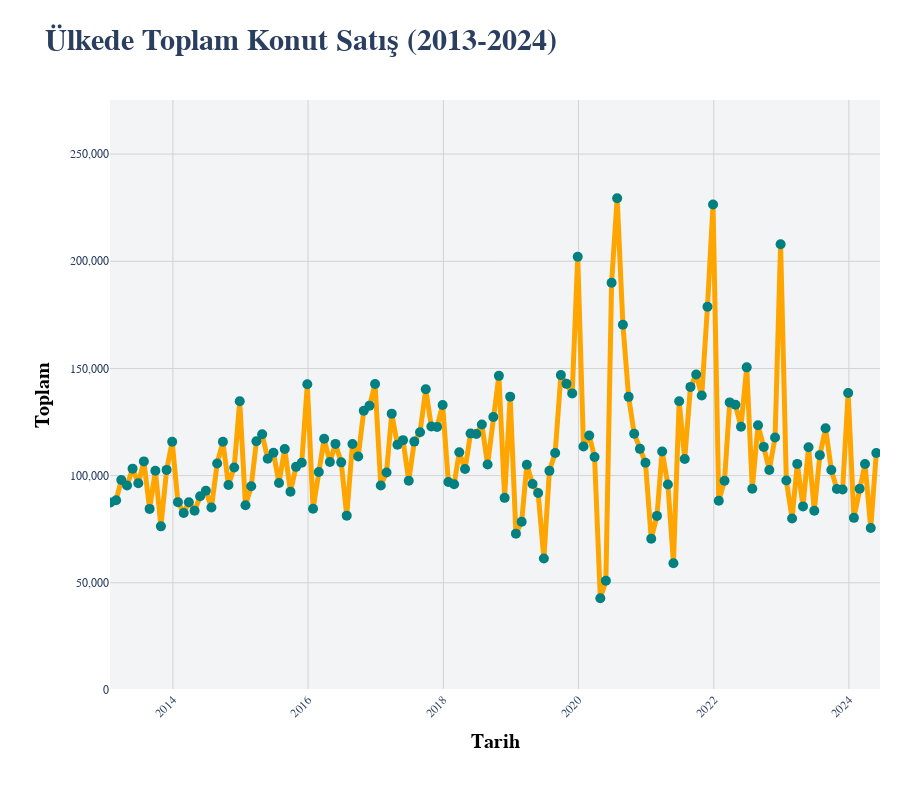

Here is the notebook cell this chart was saved with:
### Code cell
df_totals_total, df_totals_cities, df_granular, df_granular_cities = sales_by_cities_df()
total_sales_plot(df_granular).show()

### Figure 1 — Plotly figure (JSON) as saved in the notebook; plotly's stock layout.template omitted (floating-point values rounded to 4 significant figures; data arrays with more than 128 entries replaced by an {"elided": "..."} marker saying what was removed)
{"data": [{"line": {"color": "orange", "width": 5}, "marker": {"color": "teal", "size": 10}, "mode": "lines+markers", "name": "Ülkede Toplam Konut Satış", "type": "scatter", "x": {"elided": "137 str values"}, "y": {"elided": "137 int values"}}], "layout": {"height": 800, "hovermode": "x", "legend": {"font": {"family": "Verdana", "size": 12}, "x": 0.99, "xanchor": "right", "y": 0.99, "yanchor": "top"}, "margin": {"b": 110, "l": 110, "r": 20, "t": 100}, "plot_bgcolor": "#f3f4f6", "title": {"font": {"family": "Verdana", "size": 30, "weight": "bold"}, "text": "Ülkede Toplam Konut Satış (2013-2024)"}, "xaxis": {"gridcolor": "lightgray", "range": ["2013-01-26T00:00:00", "2024-06-17T00:00:00"], "showgrid": true, "tickangle": -45, "tickfont": {"family": "Verdana", "size": 12}, "title": {"font": {"color": "black", "family": "Verdana", "size": 20, "weight": "bold"}, "text": "Tarih"}}, "yaxis": {"gridcolor": "lightgray", "range": [0, 275200.0], "showgrid": true, "tickfont": {"family": "Verdana", "size": 12}, "tickformat": ",", "title": {"font": {"color": "black", "family": "Verdana", "size": 20, "weight": "bold"}, "text": "Toplam"}}}}
